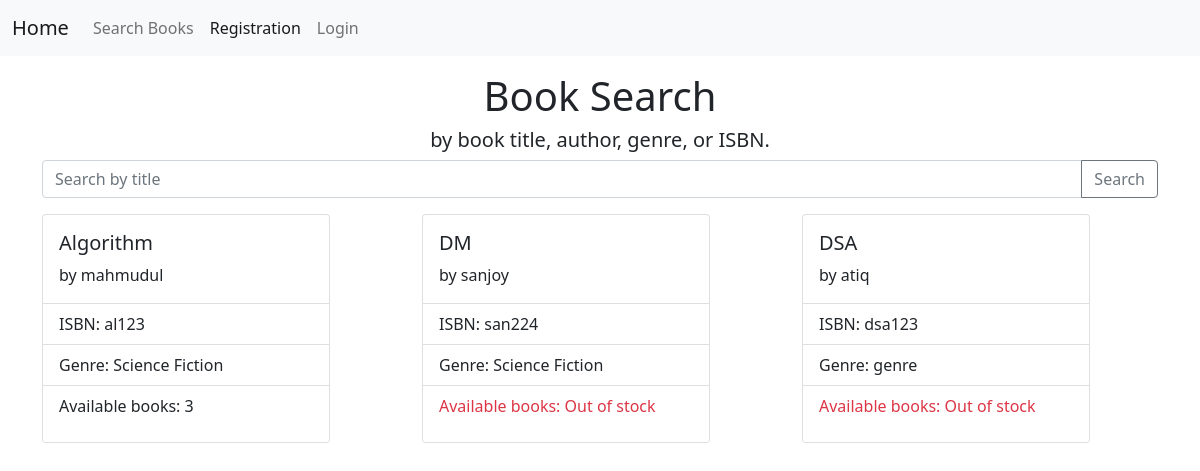
The page /book/search/ on the database as committed earlier.
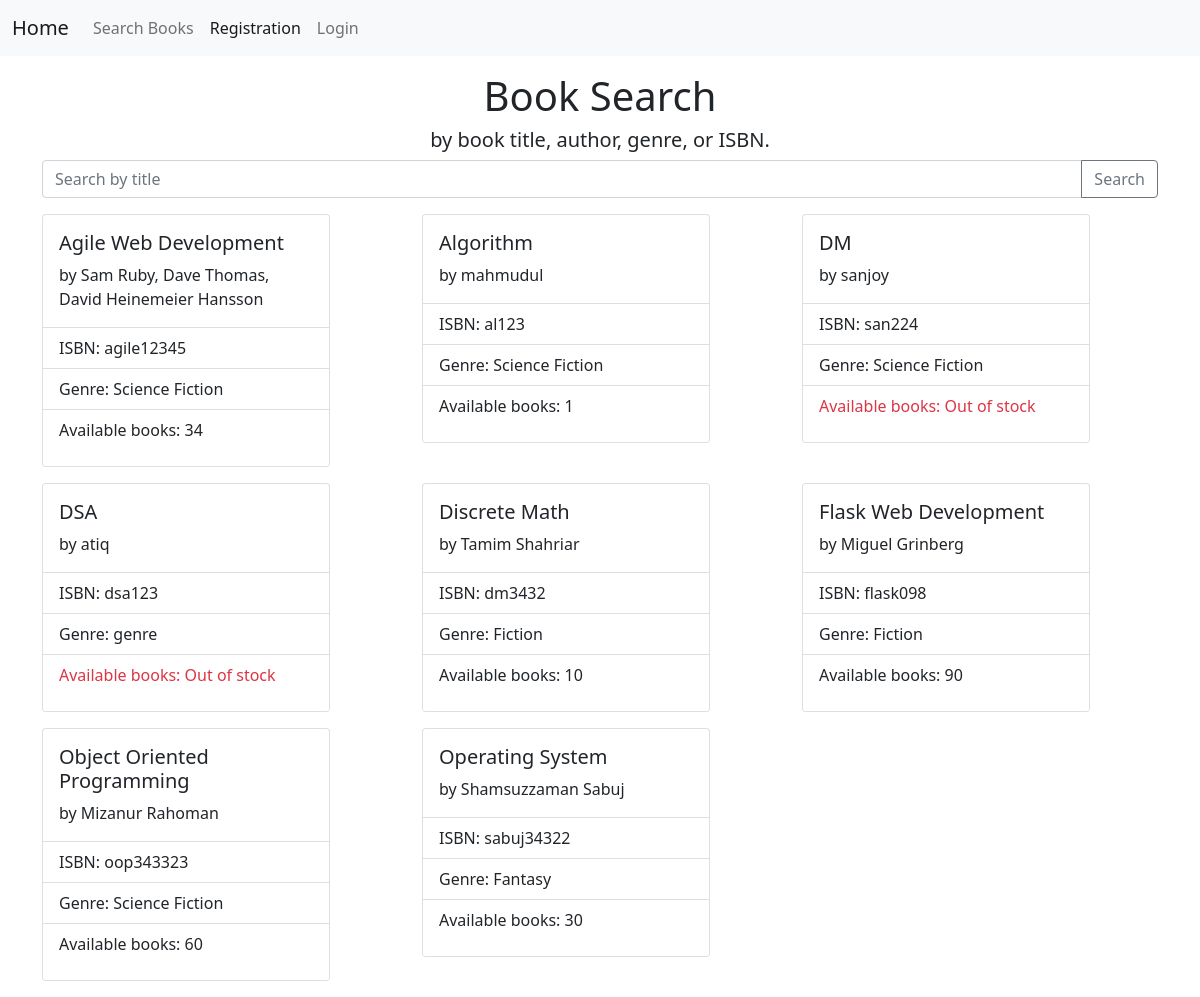
The same page on the database as committed later.
### library/models.py (models this page shows, shortened)
class Book(models.Model):
    GENRE_CHOICES = [
        ('Fiction', 'Fiction'),
        ('Non-Fiction', 'Non-Fiction'),
        ('Science Fiction', 'Science Fiction'),
        ('Fantasy', 'Fantasy'),
        ('Mystery', 'Mystery'),
        ('Thriller', 'Thriller'),
        ('Romance', 'Romance'),
        ('Westerns', 'Westerns'),
    ]
    title = models.CharField(max_length=200)
    author = models.CharField(max_length=100)
    isbn = models.CharField(max_length=13, unique=True)
    publication_date = models.DateField()
    genre = models.CharField(max_length=20, choices=GENRE_CHOICES)
    no_of_books_available = models.PositiveIntegerField(default=0)
    class Meta:
        ordering = ['title']

### library/views/management.py (the view)
# urls.py: path('book/search/', management.book_search, name='book_search'),
def book_search(request):
    query = request.GET.get('query') or ''
    query = Q(title__icontains=query) | Q(author__icontains=query) | Q(isbn__icontains=query) | Q(genre__icontains=query)
    books = Book.objects.filter(query)
    return render(request, 'book_search.html', {'books': books, 'query': request.GET.get('query', '')})

### library/templates/book_search.html (shortened to what this page needs)
{% extends 'home.html' %}
{% block content %}
<div class="container-sm text-center mt-3">
    <h1 class="text-center mt-3">Book Search</h1>
    <h5 class="text-bold"> by book title, author, genre, or ISBN.</h5>
    <form method="get">
        <div class="input-group mb-3">
            <input type="text" class="form-control" name="query"
                placeholder="Search by title">
            <button type="submit" class="btn btn-outline-secondary">Search</button>
        </div>
    </form>
</div>
<div class="container mt-3">
    <div class="row row-cols-3">
        {% for book in books %}
        <div class="col mb-3">
            <div class="card" style="width: 18rem;">
                <div class="card-body">
                    <h5 class="card-title">{{ book.title }}</h5>
                    <p class="card-text">by {{ book.author }}</p>
                </div>
                <ul class="list-group list-group-flush">
                    <li class="list-group-item"> ISBN: {{ book.isbn }}</li>
                    <li class="list-group-item"> Genre: {{ book.genre }}
                    </li>
                    <li class="list-group-item">
                        {% if book.no_of_books_available == 0 %}
                        <p class="text-danger">Available books: Out of
                            stock</p>
                        {% else %}
                        <p>
                            Available books: {{ book.no_of_books_available }}
                        </p>
                        {% endif %}
                    </li>
                </ul>
            </div>
        </div>
        {% endfor %}
    </div>
</div>
{% endblock content %}

Rows that differ between the two databases and show on the page:
added Book: title "Agile Web Development", author "Sam Ruby, Dave Thomas, David Heinemeier Hansson", isbn "agile12345", genre "Science Fiction", no_of_books_available "34"
changed Book "Algorithm": no_of_books_available "3" → "1"
added Book: title "Discrete Math", author "Tamim Shahriar", isbn "dm3432", genre "Fiction", no_of_books_available "10"
added Book: title "Flask Web Development", author "Miguel Grinberg", isbn "flask098", genre "Fiction", no_of_books_available "90"
added Book: title "Object Oriented Programming", author "Mizanur Rahoman", isbn "oop343323", genre "Science Fiction", no_of_books_available "60"
added Book: title "Operating System", author "Shamsuzzaman Sabuj", isbn "sabuj34322", genre "Fantasy", no_of_books_available "30"
